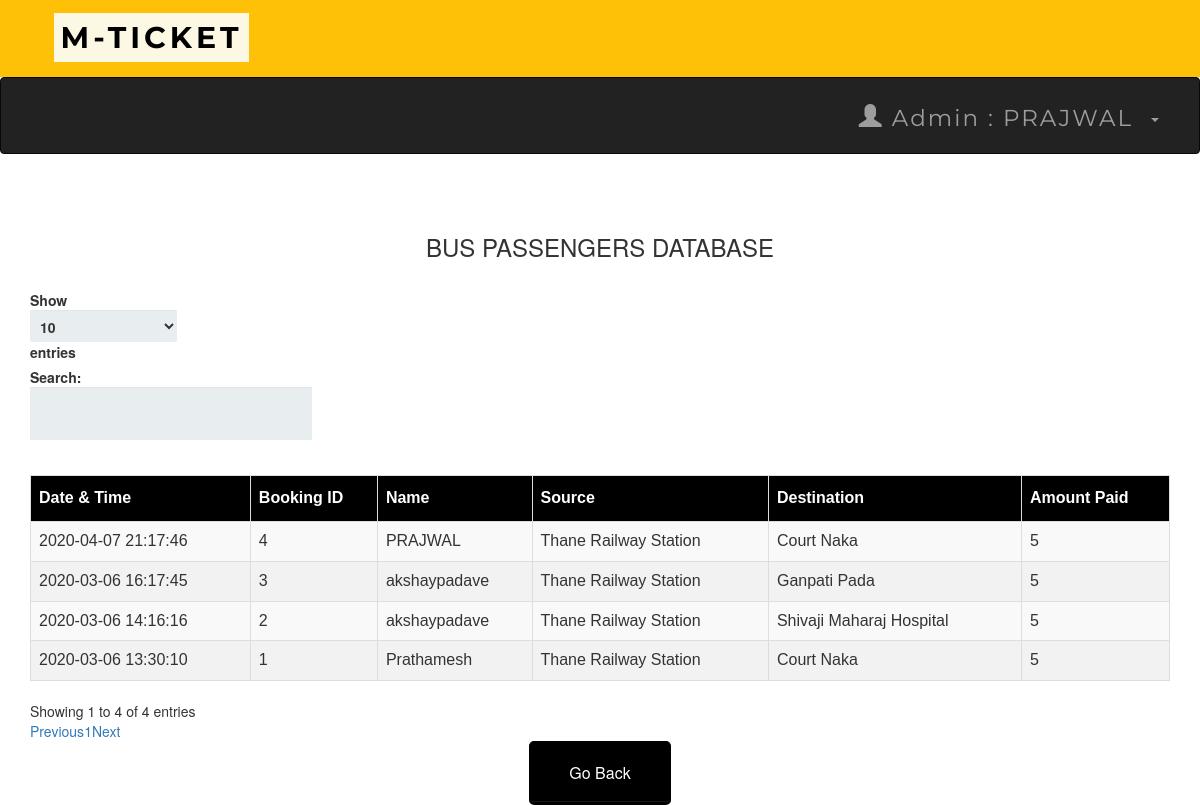
The page /adminbusdb.php (signed in) on the database its author committed.
### tables this page shows
CREATE TABLE `bustransactions` (
  `T_No.` int(10) NOT NULL,
  `email` varchar(50) NOT NULL,
  `source` varchar(50) NOT NULL,
  `dest` varchar(50) NOT NULL,
  `Name` varchar(50) NOT NULL,
  `Bus_No` int(11) NOT NULL,
  `NoOfpass` int(11) NOT NULL,
  `card_no` int(25) NOT NULL,
  `expmonth` int(2) NOT NULL,
  `expyear` int(2) NOT NULL,
  `cvv` int(3) NOT NULL,
  `pin` int(4) NOT NULL,
  `Date` datetime NOT NULL DEFAULT current_timestamp(),
  `Amt` int(10) NOT NULL
);

### adminbusdb.php (the view, shortened to what this page needs)
<?php
include 'connect.php' ;
include 'adminheader.php';
?>
 <!DOCTYPE html>
 <html>
 <link rel='stylesheet' href='index.css'>
      <head>
           <link rel="stylesheet" href="https://maxcdn.bootstrapcdn.com/bootstrap/3.3.6/css/bootstrap.min.css" />
           <link rel="stylesheet" href="https://cdn.datatables.net/1.10.12/css/dataTables.bootstrap.min.css" />
      </head>
      <body>
           <br /><br />
           <div class="container">
                <h3 align="center">BUS PASSENGERS DATABASE</h3>
                <br />
                <div class="table-responsive">
                     <table id="data" class="table table-striped table-bordered">
                          <thead>
                               <tr>
                                    <th> Date & Time</th>
                                    <th> Booking ID  </th>
                                    <th> Name </th>
                                    <th> Source </th>
                                    <th> Destination </th>
                                    <th> Amount Paid</th>
                               </tr>
                          </thead>
                          <tbody>
  <?php
   $result = mysqli_query($connect , "select * From bustransactions");
  while ($row = mysqli_fetch_assoc($result)):
  ?>
  <tr>
    <td><?php echo $row['Date']; ?></td>
    <td><?php echo $row['T_No.']; ?></td>
    <td><?php echo $row['Name']; ?></td>
    <td><?php echo $row['source']; ?></td>
    <td><?php echo $row['dest']; ?></td>
    <td><?php echo $row['Amt']; ?></td>
    </tr>
  <?php endwhile; ?>
</tbody>
                     </table>
                </div>
           </div>
      </body>
 </html>
<table align='center'>
<tr>
  <td><a href='admin.php'><button style="background-color: black ; border-color:black "  ><span style="color:white">Go Back </span> </button></a></td>
 </tr>

### index.css (style rules this page uses)
*, *:before, *:after { -moz-box-sizing: border-box; -webkit-box-sizing: border-box; box-sizing: border-box; }
a { text-decoration:none; }
td { text-align: center; }
button { padding: 19px 39px 18px 39px; color: #FFF; background-color: #a8db34; font-size: 18px; text-align: center; font-style: normal; border-radius: 5px; width: 100%; border: 1px solid #71db34; border-width: 1px 1px 3px; box-shadow: 0 -1px 0 rgba(255,255,255,0.1) inset; margin-bottom: 10px; }

### adminbusdb.php (style rules this page uses)
table#data { font-size:16px; font-family: "Trebuchet MS", Arial, Helvetica, sans-serif; border-collapse: collapse; border-spacing: 0; width: 100%; }
#data td, #data th { border: 1px solid #ddd; text-align: left; padding: 8px; }
#data tr:nth-child(even) { background-color: #f2f2f2 }
#data th { padding-top: 11px; padding-bottom: 11px; background-color: black; color: white; }

### rows shown on the page
bustransactions: Date "2020-03-06 13:30:10", value "1", Name "Prathamesh", source "Thane Railway Station", dest "Court Naka", Amt "5"
bustransactions: Date "2020-03-06 14:16:16", value "2", Name "akshaypadave", source "Thane Railway Station", dest "Shivaji Maharaj Hospital", Amt "5"
bustransactions: Date "2020-03-06 16:17:45", value "3", Name "akshaypadave", source "Thane Railway Station", dest "Ganpati Pada", Amt "5"
bustransactions: Date "2020-04-07 21:17:46", value "4", Name "PRAJWAL", source "Thane Railway Station", dest "Court Naka", Amt "5"

### other values the page prints
$_SESSION['name'] "PRAJWAL"
